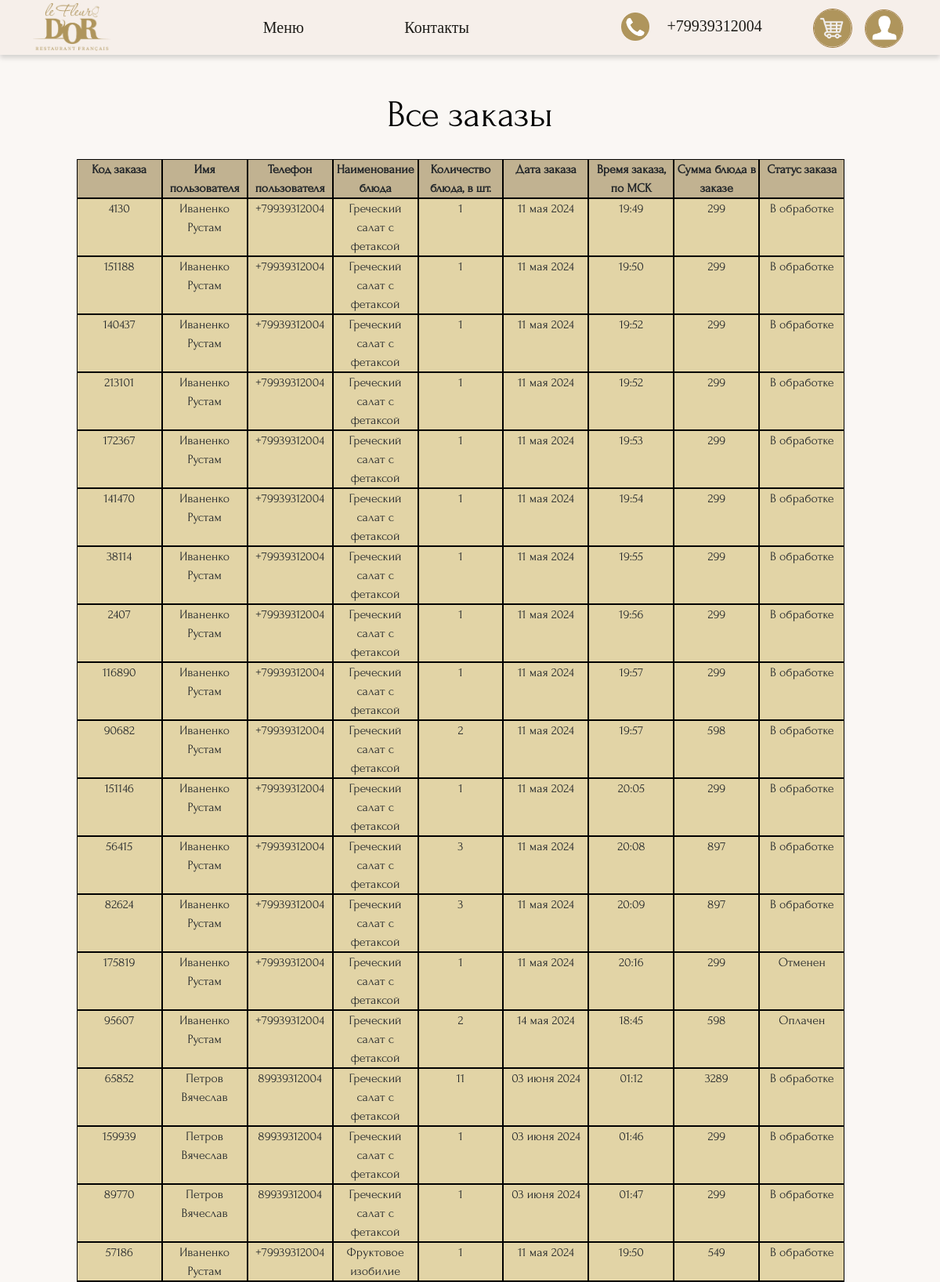
The page /all_orders.php (upper part) on the database its author committed.
### tables this page shows
CREATE TABLE `orders` (
  `id_order` int(11) NOT NULL,
  `numId_order` int(11) NOT NULL,
  `id_user` int(11) DEFAULT NULL,
  `phoneUser_order` varchar(255) NOT NULL,
  `emailUser_order` varchar(255) NOT NULL,
  `id_products` int(11) DEFAULT NULL,
  `count_order` int(11) DEFAULT NULL,
  `date_order` varchar(255) DEFAULT NULL,
  `time_order` varchar(255) DEFAULT NULL,
  `totalPrise_order` int(11) DEFAULT NULL,
  `sumAll_order` int(11) NOT NULL,
  `payment_order` varchar(255) NOT NULL,
  `id_status` int(11) DEFAULT '1'
);

CREATE TABLE `users` (
  `id_user` int(11) NOT NULL,
  `log_user` varchar(255) NOT NULL,
  `pass_user` varchar(800) NOT NULL,
  `name_user` varchar(255) DEFAULT NULL,
  `phone_user` varchar(255) DEFAULT NULL,
  `id_role` int(11) DEFAULT '0',
  `statusUser_user` int(11) DEFAULT NULL
);

CREATE TABLE `product` (
  `id_product` int(11) NOT NULL,
  `name_product` varchar(255) NOT NULL,
  `price_product` int(11) NOT NULL,
  `weight_product` varchar(255) NOT NULL,
  `units_product` varchar(255) NOT NULL,
  `photo_product` varchar(255) NOT NULL,
  `name_kategory` int(11) NOT NULL,
  `popular_product` int(11) DEFAULT '0'
);

CREATE TABLE `status` (
  `id_status` int(11) NOT NULL,
  `name_status` varchar(255) NOT NULL
);

### all_orders.php (the view, shortened to what this page needs)
<?php include 'template/head.php'; ?>
<?php include 'template/nav.php'; ?>
<?php
include ("connect.php");
?>
<main>
    <div class="container">
        <div class="all-orders">
            <div class="title">
                <h2>Все заказы</h2>
            </div>
            <div class="table-orders">
                <div class="row">
                    <div class="row-head">
                        <div class="row-head-cell">Код заказа</div>
                        <div class="row-head-cell">Имя пользователя</div>
                        <div class="row-head-cell">Телефон пользователя</div>
                        <div class="row-head-cell">Наименование блюда</div>
                        <div class="row-head-cell">Количество блюда, в шт.</div>
                        <div class="row-head-cell">Дата заказа</div>
                        <div class="row-head-cell">Время заказа, по МСК</div>
                        <div class="row-head-cell">Сумма блюда в заказе</div>
                        <div class="row-head-cell">Статус заказа</div>
                    </div>
                    <?php
                    $array_order = array();
                    $select_all_orders = mysqli_query($connection1, "SELECT orders.numId_order, users.name_user, users.phone_user, product.name_product, orders.count_order, orders.date_order, orders.time_order, orders.totalPrise_order, status.name_status FROM `orders` JOIN users ON orders.id_user = users.id_user JOIN status ON orders.id_status = status.id_status JOIN product ON orders.id_products = product.id_product;");
                    while($result = mysqli_fetch_array($select_all_orders)){
                        $numId_order = $result["numId_order"];
                        $name_user = $result["name_user"];
                        $phone_user = $result["phone_user"];
                        $name_product = $result["name_product"];
                        $count_order = $result["count_order"];
                        $date_order = $result["date_order"];
                        $time_order = $result["time_order"];
                        $totalPrise_order = $result["totalPrise_order"];
                        $name_status = $result["name_status"];
                        $array_order[] = array(
                            $numId_order, $name_user, $phone_user, $name_product, $count_order, $date_order, $time_order, $totalPrise_order, $name_status);
                        }
                        ?>
                        <?php
                        foreach($array_order as $key => $cell){
                            ?>
                        <div class="row-order">
                        <?php
                        for($i = 0; $i < count($cell); $i++){
                            echo '<div class="cell">'.$array_order[$key][$i].'</div>';
                        }
                        ?>
                        </div>
                        <?php
                    }
                    ?>
                </div>
            </div>
        </div>
    </div>
</main>
<?php include 'template/footer.php'; ?>

### css/styles.css (style rules this page uses)
h1,h2,h3,h4,h5,h6,p,div,body,ul,li,ol { padding: 0; margin: 0; }
body,* { box-sizing: border-box; font-family: Forum; }
body { background-color: #FAF7F4; }
.container { width: 1300px; margin: 0 auto; }
.title h2 { color: #000; font-family: Forum; font-size: 48px; font-style: normal; font-weight: 400; line-height: normal; text-align: center; }
.all-orders { padding-top: 120px; }
.table-orders { width: 90%; margin: 0 auto; margin-top: 30px; margin-bottom: 30px; }
.row { width: 100%; display: block; }
.row-head { display: flex; }
.row-head-cell { border: 1px solid black; background-color: #c1b291; width: 100%; text-align: center; font-weight: bold; }
.row-order { display: flex; }
.cell { border: 1px solid black; background-color: #e2d4a6; width: 100%; text-align: center; }

### rows shown on the page
orders: numId_order "4130", id_user.name_user "Иваненко Рустам", id_user.phone_user "+79939312004", id_products.name_product "Греческий салат с фетаксой", count_order "1", date_order "11 мая 2024", time_order "19:49", totalPrise_order "299", id_status.name_status "В обработке"
orders: numId_order "151188", id_user.name_user "Иваненко Рустам", id_user.phone_user "+79939312004", id_products.name_product "Греческий салат с фетаксой", count_order "1", date_order "11 мая 2024", time_order "19:50", totalPrise_order "299", id_status.name_status "В обработке"
orders: numId_order "140437", id_user.name_user "Иваненко Рустам", id_user.phone_user "+79939312004", id_products.name_product "Греческий салат с фетаксой", count_order "1", date_order "11 мая 2024", time_order "19:52", totalPrise_order "299", id_status.name_status "В обработке"
orders: numId_order "213101", id_user.name_user "Иваненко Рустам", id_user.phone_user "+79939312004", id_products.name_product "Греческий салат с фетаксой", count_order "1", date_order "11 мая 2024", time_order "19:52", totalPrise_order "299", id_status.name_status "В обработке"
orders: numId_order "172367", id_user.name_user "Иваненко Рустам", id_user.phone_user "+79939312004", id_products.name_product "Греческий салат с фетаксой", count_order "1", date_order "11 мая 2024", time_order "19:53", totalPrise_order "299", id_status.name_status "В обработке"
orders: numId_order "141470", id_user.name_user "Иваненко Рустам", id_user.phone_user "+79939312004", id_products.name_product "Греческий салат с фетаксой", count_order "1", date_order "11 мая 2024", time_order "19:54", totalPrise_order "299", id_status.name_status "В обработке"
orders: numId_order "38114", id_user.name_user "Иваненко Рустам", id_user.phone_user "+79939312004", id_products.name_product "Греческий салат с фетаксой", count_order "1", date_order "11 мая 2024", time_order "19:55", totalPrise_order "299", id_status.name_status "В обработке"
orders: numId_order "2407", id_user.name_user "Иваненко Рустам", id_user.phone_user "+79939312004", id_products.name_product "Греческий салат с фетаксой", count_order "1", date_order "11 мая 2024", time_order "19:56", totalPrise_order "299", id_status.name_status "В обработке"
orders: numId_order "116890", id_user.name_user "Иваненко Рустам", id_user.phone_user "+79939312004", id_products.name_product "Греческий салат с фетаксой", count_order "1", date_order "11 мая 2024", time_order "19:57", totalPrise_order "299", id_status.name_status "В обработке"
orders: numId_order "90682", id_user.name_user "Иваненко Рустам", id_user.phone_user "+79939312004", id_products.name_product "Греческий салат с фетаксой", count_order "2", date_order "11 мая 2024", time_order "19:57", totalPrise_order "598", id_status.name_status "В обработке"
orders: numId_order "151146", id_user.name_user "Иваненко Рустам", id_user.phone_user "+79939312004", id_products.name_product "Греческий салат с фетаксой", count_order "1", date_order "11 мая 2024", time_order "20:05", totalPrise_order "299", id_status.name_status "В обработке"
orders: numId_order "56415", id_user.name_user "Иваненко Рустам", id_user.phone_user "+79939312004", id_products.name_product "Греческий салат с фетаксой", count_order "3", date_order "11 мая 2024", time_order "20:08", totalPrise_order "897", id_status.name_status "В обработке"
orders: numId_order "82624", id_user.name_user "Иваненко Рустам", id_user.phone_user "+79939312004", id_products.name_product "Греческий салат с фетаксой", count_order "3", date_order "11 мая 2024", time_order "20:09", totalPrise_order "897", id_status.name_status "В обработке"
orders: numId_order "175819", id_user.name_user "Иваненко Рустам", id_user.phone_user "+79939312004", id_products.name_product "Греческий салат с фетаксой", count_order "1", date_order "11 мая 2024", time_order "20:16", totalPrise_order "299", id_status.name_status "Отменен"
orders: numId_order "95607", id_user.name_user "Иваненко Рустам", id_user.phone_user "+79939312004", id_products.name_product "Греческий салат с фетаксой", count_order "2", date_order "14 мая 2024", time_order "18:45", totalPrise_order "598", id_status.name_status "Оплачен"
orders: numId_order "65852", id_user.name_user "Петров Вячеслав", id_user.phone_user "89939312004", id_products.name_product "Греческий салат с фетаксой", count_order "11", date_order "03 июня 2024", time_order "01:12", totalPrise_order "3289", id_status.name_status "В обработке"
orders: numId_order "159939", id_user.name_user "Петров Вячеслав", id_user.phone_user "89939312004", id_products.name_product "Греческий салат с фетаксой", count_order "1", date_order "03 июня 2024", time_order "01:46", totalPrise_order "299", id_status.name_status "В обработке"
orders: numId_order "89770", id_user.name_user "Петров Вячеслав", id_user.phone_user "89939312004", id_products.name_product "Греческий салат с фетаксой", count_order "1", date_order "03 июня 2024", time_order "01:47", totalPrise_order "299", id_status.name_status "В обработке"
orders: numId_order "57186", id_user.name_user "Иваненко Рустам", id_user.phone_user "+79939312004", id_products.name_product "Фруктовое изобилие", count_order "1", date_order "11 мая 2024", time_order "19:50", totalPrise_order "549", id_status.name_status "В обработке"
